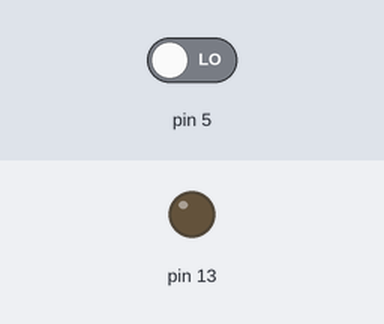
A sketch run on a simulated Arduino Uno, built with avr-gcc and run on an emulated ATmega328P. Parts: output pins drawn as LEDs (lit = HIGH). The inputs (shaded band) are chosen by the test bench; at power-on: pin 5 LOW. What the sketch prints to the serial monitor is not drawn.

Above: at 1.2 s.
1.3 s: pin 5 driven HIGH
At 1.7 s:
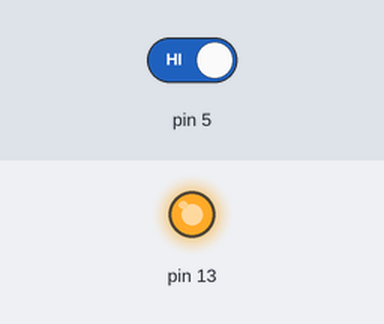
2.8 s: pin 5 driven LOW
At 4.1 s:
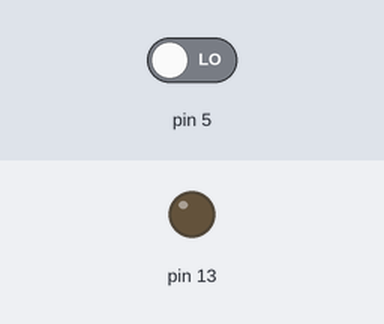
Timing chart, 0 to 5.8 s (numbered marks = the images above; inputs shaded):
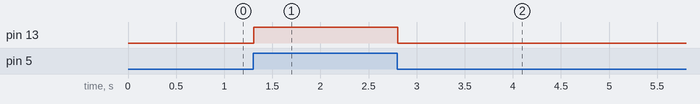

Measured:
- after the input at 1.3 s, pin 13: LOW → HIGH at once
- after the input at 2.8 s, pin 13: HIGH → LOW at once

The sketch:

sketch_apr12b.ino
```cpp
void setup() {
  // put your setup code here, to run once:
  pinMode(5, INPUT);
  pinMode(13, OUTPUT);
    Serial.begin(9600);
}

void loop() {
  // put your main code here, to run repeatedly:
  int d = digitalRead(5);
  Serial.println(d);
  if(d){
    digitalWrite(13,HIGH);
  }
  else{
    digitalWrite(13,LOW);
  }


}
```
